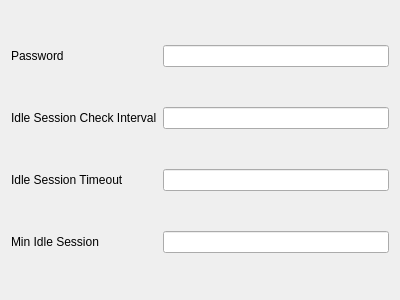
<?xml version="1.0" encoding="UTF-8"?>
<ui version="4.0">
 <class>EditAnyTLS</class>
 <widget class="QWidget" name="EditAnyTLS">
  <property name="geometry">
   <rect>
    <x>0</x>
    <y>0</y>
    <width>400</width>
    <height>300</height>
   </rect>
  </property>
  <property name="windowTitle">
   <string notr="true">EditAnyTLS</string>
  </property>
  <layout class="QGridLayout" name="gridLayout">
   <item row="0" column="0">
    <widget class="QLabel" name="label">
     <property name="text">
      <string>Password</string>
     </property>
    </widget>
   </item>
   <item row="0" column="1">
    <widget class="MyLineEdit" name="password"/>
   </item>
   <item row="1" column="0">
    <widget class="QLabel" name="label_2">
     <property name="text">
      <string>Idle Session Check Interval</string>
     </property>
    </widget>
   </item>
   <item row="1" column="1">
    <widget class="QLineEdit" name="interval"/>
   </item>
   <item row="2" column="0">
    <widget class="QLabel" name="label_3">
     <property name="text">
      <string>Idle Session Timeout</string>
     </property>
    </widget>
   </item>
   <item row="2" column="1">
    <widget class="QLineEdit" name="timeout"/>
   </item>
   <item row="3" column="0">
    <widget class="QLabel" name="label_4">
     <property name="text">
      <string>Min Idle Session</string>
     </property>
    </widget>
   </item>
   <item row="3" column="1">
    <widget class="QLineEdit" name="min"/>
   </item>
  </layout>
 </widget>
 <customwidgets>
  <customwidget>
   <class>MyLineEdit</class>
   <extends>QLineEdit</extends>
   <header>include/ui/utils/MyLineEdit.h</header>
  </customwidget>
 </customwidgets>
 <tabstops>
  <tabstop>password</tabstop>
 </tabstops>
 <resources/>
 <connections/>
</ui>
